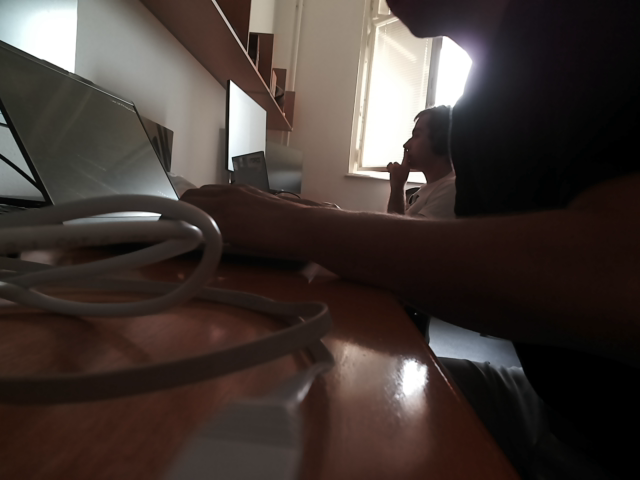
#> input picture cam_undist_4.png, 640 x 480 px
$ python test_rotation.py
#> lines starting #> are read from the running program, lines starting #| are printed output that depends on the picture
import math
import cv2
import numpy as np


def cylindrical_warp(_image, _transformation_params):
    _height, _width = _image.shape[:2]

    _row_indices, _col_indices = np.indices((_height, _width))

    _pixel_cords = np.stack([_col_indices, _row_indices, np.ones_like(_col_indices)], axis=-1).reshape(_height * _width, 3)
    _transformation_params_inv = np.linalg.inv(_transformation_params)

    _pixel_cords = _transformation_params_inv.dot(_pixel_cords.T).T

    _cylindrical_cords = np.stack([np.sin(_pixel_cords[:, 0]), _pixel_cords[:, 1], np.cos(_pixel_cords[:, 0])], axis=-1).reshape(_width * _height, 3)
    _warp_coords = _transformation_params.dot(_cylindrical_cords.T).T
    _warp_coords = _warp_coords[:, :-1] / _warp_coords[:, [-1]]

    _warp_coords[(_warp_coords[:, 0] < 0) | (_warp_coords[:, 0] >= _width) | (_warp_coords[:, 1] < 0) | (_warp_coords[:, 1] >= _height)] = -1
    _warp_coords = _warp_coords.reshape(_height, _width, -1)

    _image_rgba = cv2.cvtColor(_image, cv2.COLOR_BGR2BGRA)
    _image_transformed = cv2.remap(src=_image_rgba,
                                   map1=_warp_coords[:, :, 0].astype(np.float32),
                                   map2=_warp_coords[:, :, 1].astype(np.float32),
                                   interpolation=cv2.INTER_AREA,
                                   borderMode=cv2.BORDER_TRANSPARENT)

    return _image_transformed


if __name__ == '__main__':
    image = cv2.imread("cam_undist_4.png")
#> image is the input picture: shape (480, 640, 3); mean B, G, R 51.7, 56.2, 66.4

    height, width = image.shape[:2]
#> height = 480; width = 640
    transformation_params = np.array([[400, 0, width / 2], [0, 400, height / 2], [0, 0, 1]])

    # Execute cylindrical warp
    cv2.imwrite("output/output01.png", cylindrical_warp(image, transformation_params))
#> in cylindrical_warp, `_image_transformed = cv2.remap(src=_image_rgba, map1=_warp_coords[:, :..`:
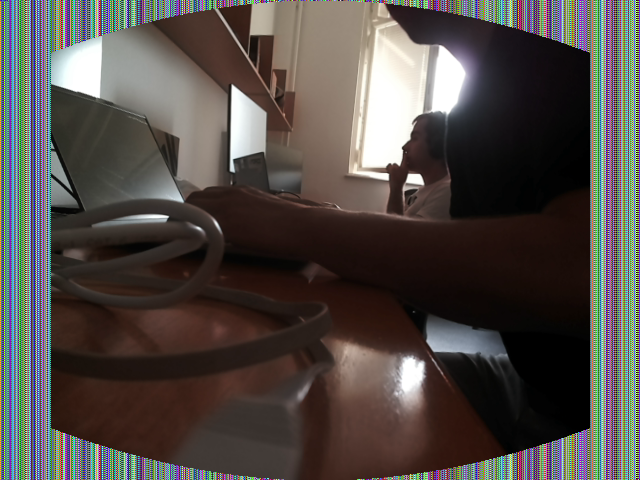
#> _image_transformed: shape (480, 640, 4); mean B, G, R, A 72, 75.8, 81.2, 222.4

$ run again, with cam_undist_0.png copied over cam_undist_4.png
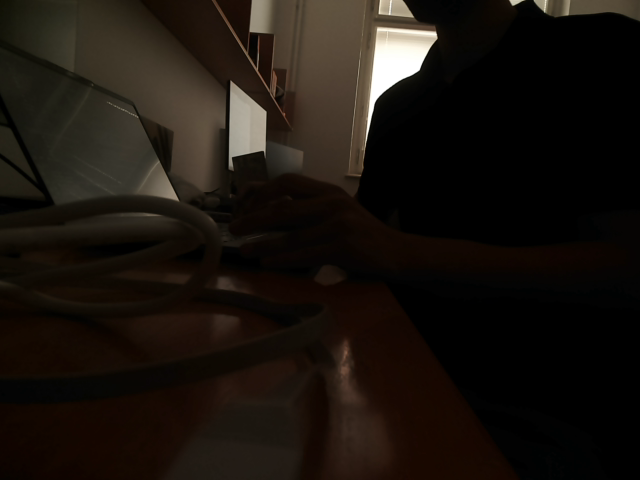
#> input picture cam_undist_0.png, 640 x 480 px
#> image is the input picture: shape (480, 640, 3); mean B, G, R 14.4, 20.1, 26.2
#> in cylindrical_warp, `_image_transformed = cv2.remap(src=_image_rgba, map1=_warp_coords[:, :..`:
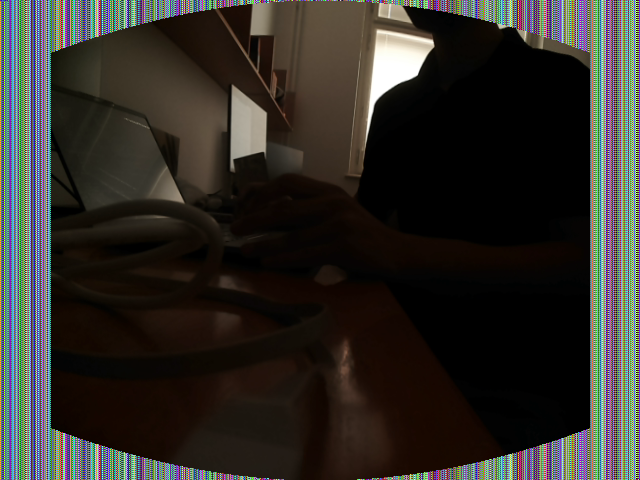
#> _image_transformed: shape (480, 640, 4); mean B, G, R, A 41.4, 46.1, 48.1, 222.4

$ run again, with cam_undist_1.png copied over cam_undist_4.png
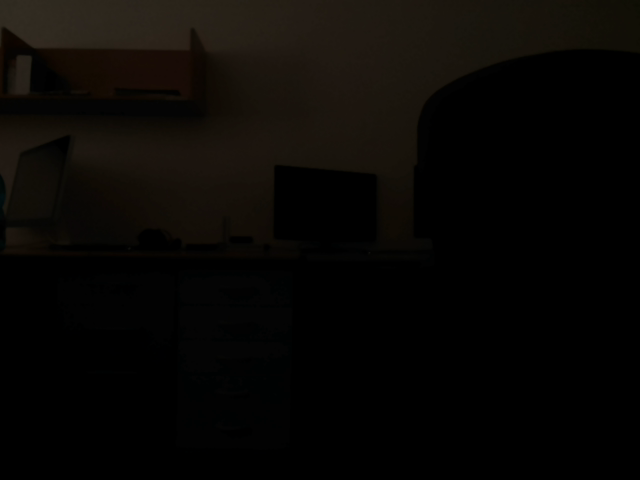
#> input picture cam_undist_1.png, 640 x 480 px
#> image is the input picture: shape (480, 640, 3); mean B, G, R 4.5, 6.9, 8.7
#> in cylindrical_warp, `_image_transformed = cv2.remap(src=_image_rgba, map1=_warp_coords[:, :..`:
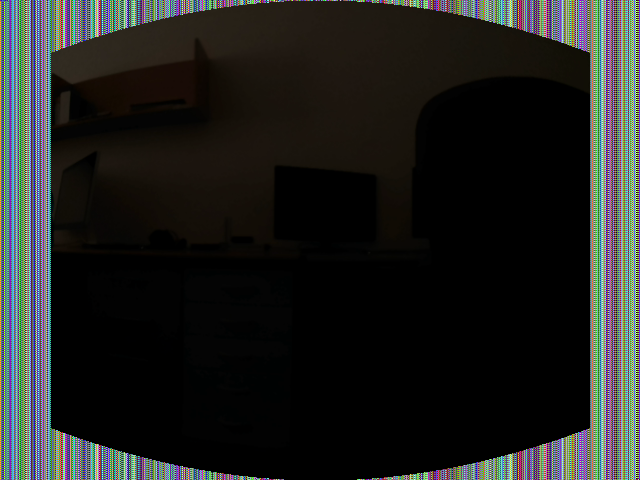
#> _image_transformed: shape (480, 640, 4); mean B, G, R, A 32.7, 34.7, 32.9, 222.4

$ run again, with cam_undist_2.png copied over cam_undist_4.png
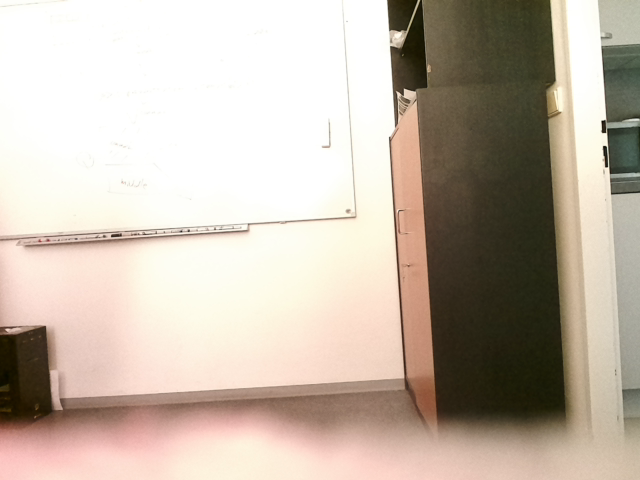
#> input picture cam_undist_2.png, 640 x 480 px
#> image is the input picture: shape (480, 640, 3); mean B, G, R 170.2, 183.4, 195.8
#> in cylindrical_warp, `_image_transformed = cv2.remap(src=_image_rgba, map1=_warp_coords[:, :..`:
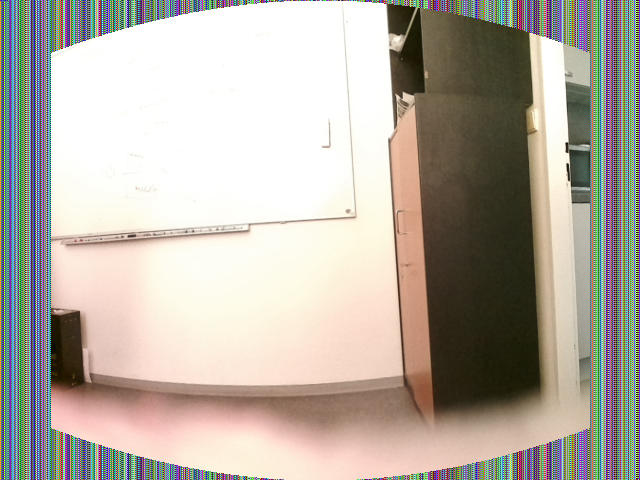
#> _image_transformed: shape (480, 640, 4); mean B, G, R, A 164, 174.2, 180.8, 222.4
